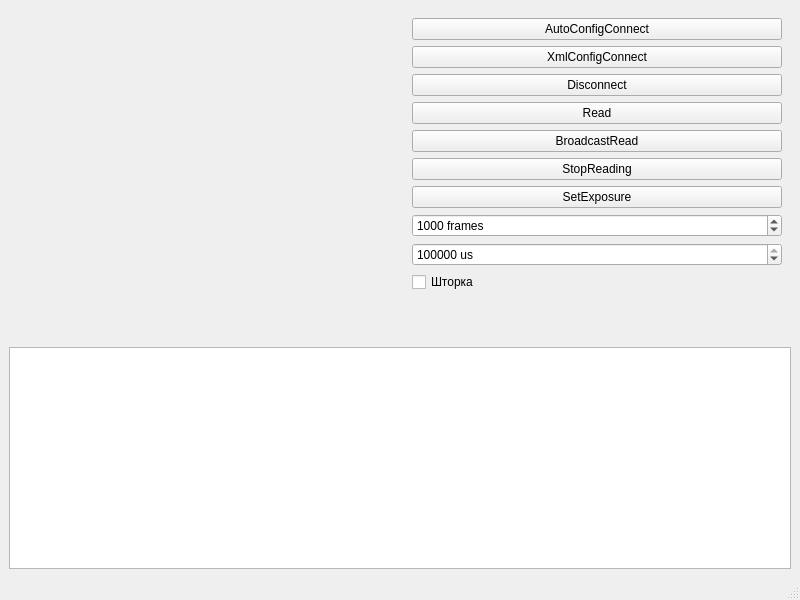
<?xml version="1.0" encoding="UTF-8"?>
<ui version="4.0">
 <class>MainWindow</class>
 <widget class="QMainWindow" name="MainWindow">
  <property name="geometry">
   <rect>
    <x>0</x>
    <y>0</y>
    <width>800</width>
    <height>600</height>
   </rect>
  </property>
  <property name="windowTitle">
   <string>MainWindow</string>
  </property>
  <widget class="QWidget" name="centralwidget">
   <layout class="QGridLayout" name="gridLayout">
    <item row="0" column="0">
     <widget class="QWidget" name="plot_widget" native="true">
      <property name="minimumSize">
       <size>
        <width>300</width>
        <height>200</height>
       </size>
      </property>
     </widget>
    </item>
    <item row="0" column="1">
     <widget class="QWidget" name="buttons_widget" native="true">
      <layout class="QVBoxLayout" name="verticalLayout">
       <property name="spacing">
        <number>6</number>
       </property>
       <item>
        <widget class="QPushButton" name="connect_btn">
         <property name="text">
          <string>AutoConfigConnect</string>
         </property>
        </widget>
       </item>
       <item>
        <widget class="QPushButton" name="xml_connect">
         <property name="text">
          <string>XmlConfigConnect</string>
         </property>
        </widget>
       </item>
       <item>
        <widget class="QPushButton" name="disconnect_btn">
         <property name="text">
          <string>Disconnect</string>
         </property>
        </widget>
       </item>
       <item>
        <widget class="QPushButton" name="read_btn">
         <property name="text">
          <string>Read</string>
         </property>
        </widget>
       </item>
       <item>
        <widget class="QPushButton" name="broadcastRead">
         <property name="text">
          <string>BroadcastRead</string>
         </property>
        </widget>
       </item>
       <item>
        <widget class="QPushButton" name="stop_reading_btn">
         <property name="text">
          <string>StopReading</string>
         </property>
        </widget>
       </item>
       <item>
        <widget class="QPushButton" name="set_exposure_btn">
         <property name="text">
          <string>SetExposure</string>
         </property>
        </widget>
       </item>
       <item>
        <widget class="QSpinBox" name="frames_box">
         <property name="suffix">
          <string> frames</string>
         </property>
         <property name="minimum">
          <number>1</number>
         </property>
         <property name="maximum">
          <number>999999999</number>
         </property>
         <property name="value">
          <number>1000</number>
         </property>
        </widget>
       </item>
       <item>
        <widget class="QSpinBox" name="exposure_box">
         <property name="suffix">
          <string> us</string>
         </property>
         <property name="prefix">
          <string/>
         </property>
         <property name="minimum">
          <number>700</number>
         </property>
         <property name="maximum">
          <number>1000000</number>
         </property>
         <property name="value">
          <number>100000</number>
         </property>
        </widget>
       </item>
       <item>
        <widget class="QCheckBox" name="checkBox">
         <property name="text">
          <string>Шторка</string>
         </property>
        </widget>
       </item>
       <item>
        <spacer name="verticalSpacer">
         <property name="orientation">
          <enum>Qt::Vertical</enum>
         </property>
         <property name="sizeHint" stdset="0">
          <size>
           <width>20</width>
           <height>40</height>
          </size>
         </property>
        </spacer>
       </item>
      </layout>
     </widget>
    </item>
    <item row="1" column="0" colspan="2">
     <widget class="QTextBrowser" name="logs_widget"/>
    </item>
   </layout>
  </widget>
  <widget class="QStatusBar" name="statusbar">
   <property name="toolTip">
    <string/>
   </property>
   <property name="statusTip">
    <string/>
   </property>
  </widget>
 </widget>
 <resources/>
 <connections/>
</ui>
